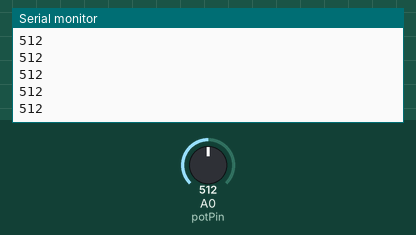
A sketch run on a simulated Arduino Uno, built with avr-gcc and run on an emulated ATmega328P. Parts: the last lines printed to the serial monitor. Inputs (shaded band) come from the test bench; at power-on: A0 (potPin) = 512.

Above: at 1.2 s.
1.3 s: A0 (potPin) set to 716
At 1.31 s:
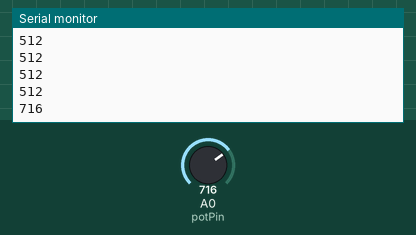
2.8 s: A0 (potPin) set to 900
At 2.81 s:
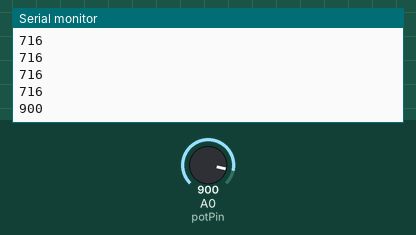
Timing chart, 0 to 5.8 s (numbered marks = the images above; inputs shaded):
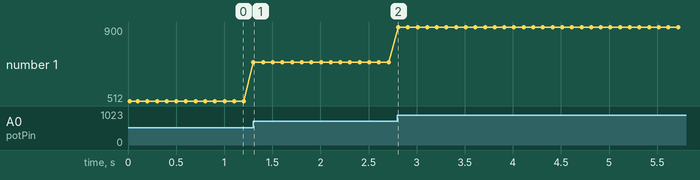

Measured:
- after the input at 1.3 s, the serial monitor: prints a new line at once (image 1)
- after the input at 2.8 s, the serial monitor: prints a new line at once (image 2)
- plotted number 1: 512 → 716 after the input at 1.3 s, 716 → 900 after the input at 2.8 s

The sketch:

codes.ino
```cpp
#define potPin A0
int value = 0;

void setup()
{
	Serial.begin(9600);
  	Serial.println("Pot Deger Okuma");

}

void loop()
{
  value = analogRead(potPin);
  Serial.println(value);
  delay(100);

}
```
